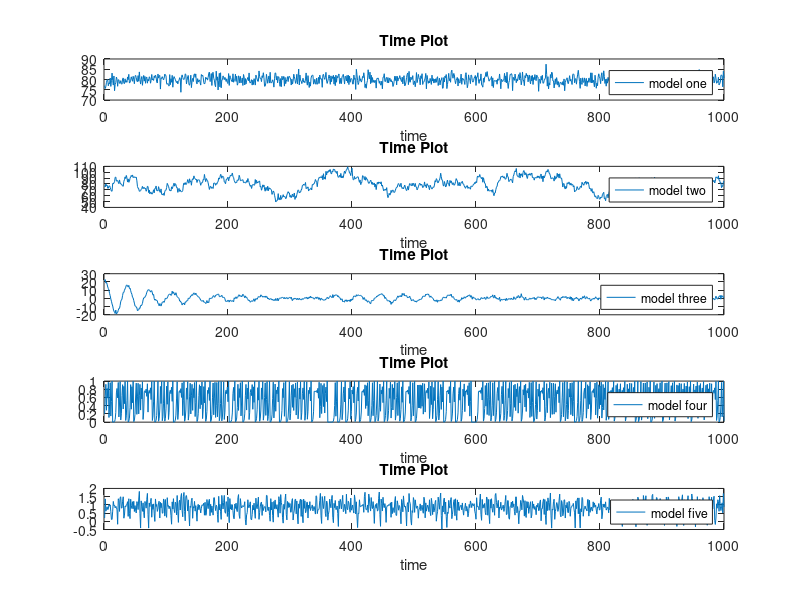
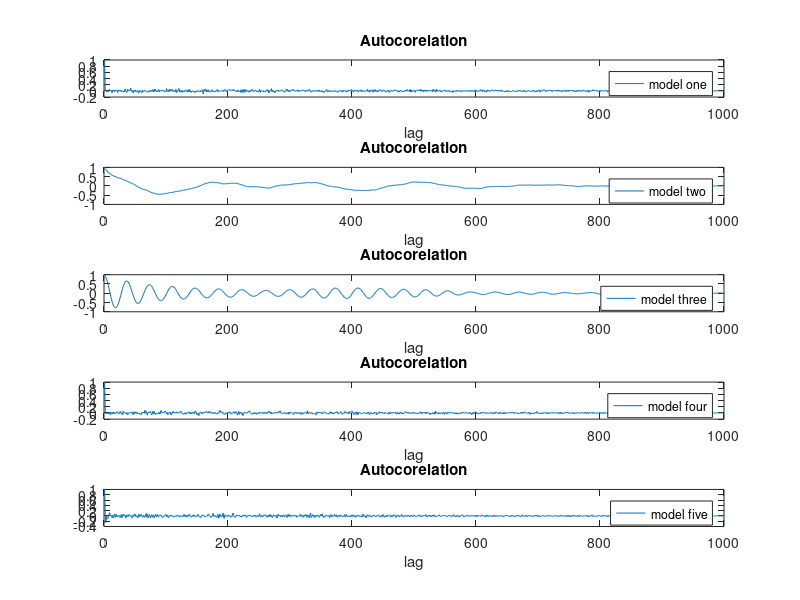
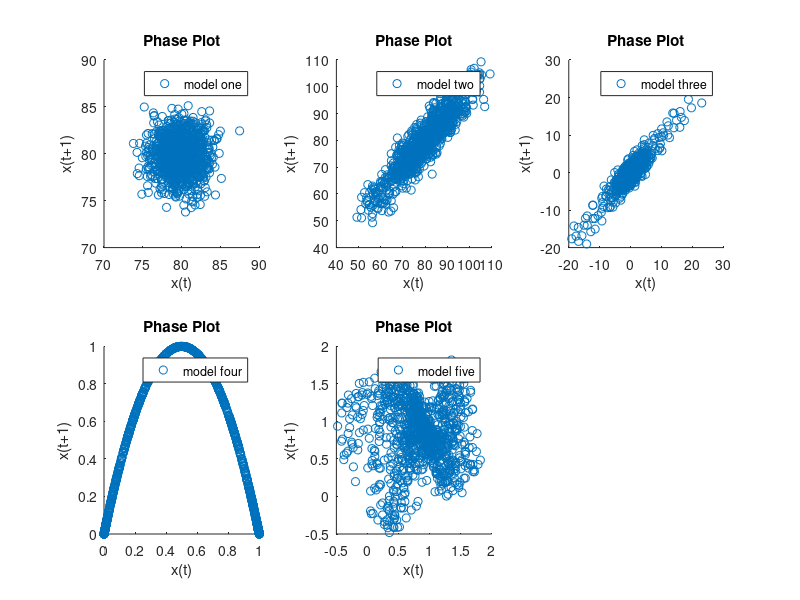

These figures' MATLAB source, in order: (Note: this script raises an error after producing the figures.)
clear all;close all;clc


%Generate differen time series based on different process for analysis
N=1000; %Number of points for each process
model_names={'one','two','three','four','five'};

%Model One - Linear Auto Regressive model with measurement noise
model_one=zeros(N,1);
x=77;
model_one(1)=x;
for n=2:N
    x=4 + 0.95*x;
    model_one(n)= x + randn(1)*2;
end

%Model Two - Linear Auto Regressive model with measurement and state noise
model_two=zeros(N,1);
x=77;
model_two(1)=x;
for n=2:N
    x=4 + 0.95*x + randn(1)*3;
    model_two(n)= x + randn(1)*2;
end

%Model Three - Linear Auto Regressive model with measurement and state
%noise and 2 variables
model_three=zeros(N,1);
x=21;
y=0;
model_three(1)=x;
for n=2:N
    dx=y + randn(1)*3;
    dy=-0.5*y - 3*x;
    x= x + dx*0.1;
    y= y + dy*0.1;
    model_three(n)= x + randn(1)*1;
end


%Model Four - Deterministic Non-linear model of dimension ~ 3.9
model_four=zeros(N,1);
x=0.2;
model_four(1)=x;
for n=2:N
    x= 4*x*(1-x);
    model_four(n)= x;
end

%Model Five - Non-linear model of dimension ~ 3.9
model_five=zeros(N,1);
x=0.2;
y=0.2;
z=0.2;
v=0.2;
model_five(1)=x;
for n=2:N
    m=0.4 - 6/(1+ x^2 + y^2);
    xold=x;
    yold=y;
    zold=z;
    vold=v;
    x= 1 + 0.7*(xold*cos(m)-yold*sin(m)) + 0.2*zold;
    y=0.7*(xold*sin(m) + yold*cos(m));
    z=1.4 + 0.3*vold - zold^2;
    v=zold;
    model_five(n)= x + 0.3*z + randn(1)*0.05;
end



%Plot time series
figure(1)
for i=1:5
    subplot(5,1,i)
    eval(['plot(model_' model_names{i} ');legend(''model ' model_names{i} ''')'])
    title('Time Plot')
    xlabel('time')
end

%Plot cross correlation
figure(2)
for i=1:5
    subplot(5,1,i)
    eval(['x=model_' model_names{i} ';'])
    R=xcorr(x-mean(x),'coeff');
    plot(R(round(N):end))
    eval(['legend(''model ' model_names{i} ''')'])
    title('Autocorelation')
    xlabel('lag')
end

%Plot Phase Plots
figure(3)
for i=1:5
    subplot(2,3,i)
    eval(['x=model_' model_names{i} ';'])
    scatter(x(1:end-1),x(2:end))
    eval(['legend(''model ' model_names{i} ''')'])
    title('Phase Plot')
    xlabel('x(t)')
    ylabel('x(t+1)')
end


%Plot correlation dimensions
%Scaling  regions determined by visual inspection
timeLag=1;
timeStep=1;
distanceThreshold=[];
neighboorSize=[];
estimationMode='dimension';
figure(4)
DIMS=[1:10];
D=length(DIMS);
scaling_th=[5 12 6 10 8]; %Determined by visually searching for the scaling regions
for i=1:5
    eval(['x=model_' model_names{i} ';'])
    corrDim=zeros(D,1)+NaN;
    for d=1:D;
        embeddedDim=DIMS(d);
        [y1,y2]=corrint(x,embeddedDim,timeLag,timeStep,distanceThreshold,neighboorSize,estimationMode);
        corrDim(d)=y2(scaling_th(i));
        %figure(4+i);plot(ey1,y2,'o-');hold on %Plots for finding scaling region for each model
    end
    figure(4);
    subplot(5,1,i)
    plot(DIMS,corrDim,'o-')
    ylim([0 5])
    corrDim(isnan(corrDim))=[];
    df=corrDim(end)-corrDim(end-1);
    if(df<0.1)
        title(['Estimated Correlation Dim=' num2str(corrDim(end))])
    end
    eval(['legend(''model ' model_names{i} ''')'])
    xlabel('Embedded Dimension')
    ylabel('Corr Dim')
end




%Plot prediction errors for all the models
timeLag=1;
timeStep=1;
distanceThreshold=[];
neighboorSize=10;
estimationMode='smooth';
figure(5)
DIMS=[1:10];
D=length(DIMS);
for i=1:5
    eval(['x=model_' model_names{i} ';'])
    corrDim=zeros(D,1)+NaN;
    for d=1:D;
        embeddedDim=DIMS(d);
        [y1,y2,y3]=corrint(x,embeddedDim,timeLag,timeStep,distanceThreshold,neighboorSize,estimationMode);
        corrDim(d)=y3;
    end
    subplot(3,2,i)
    plot(DIMS,corrDim,'o-')
    eval(['legend(''model ' model_names{i} ''')'])
    xlabel('Embedded Dimension')
    ylabel('err/var')
    ylim([0 1.3])
end

%Plot prediction errors for all the models
timeLag=1;
timeStep=1;
distanceThreshold=[];
embeddedDim=4;
estimationMode='smooth';
figure(6)
K=[1:20 25 30 50 70 100];
D=length(K);
surrN=10;
for i=1:5
    eval(['x=model_' model_names{i} ';'])
    err=zeros(D,1)+NaN;
    surr_data=zeros(D,surrN);
    SURR=surrogate(x,surrN);
    for d=1:D;
        neighboorSize=K(d);
        [y1,y2,y3]=corrint(x,embeddedDim,timeLag,timeStep,distanceThreshold,neighboorSize,estimationMode);
        err(d)=y3;
        for s=1:surrN
            [y1,y2,y3]=corrint(SURR(:,s),embeddedDim,timeLag,timeStep,distanceThreshold,neighboorSize,estimationMode);
            surr_data(d,s)=y3;
        end
    end
    subplot(3,2,i)
    plot(K,err,'o-');hold on
    errorbar(K,mean(surr_data,2),var(surr_data,[],2)./sqrt(10),'r')
    eval(['legend(''model ' model_names{i} ''',''surrogate'')'])
    xlabel('Embedded Dimension')
    ylabel('err/var')
    
end






